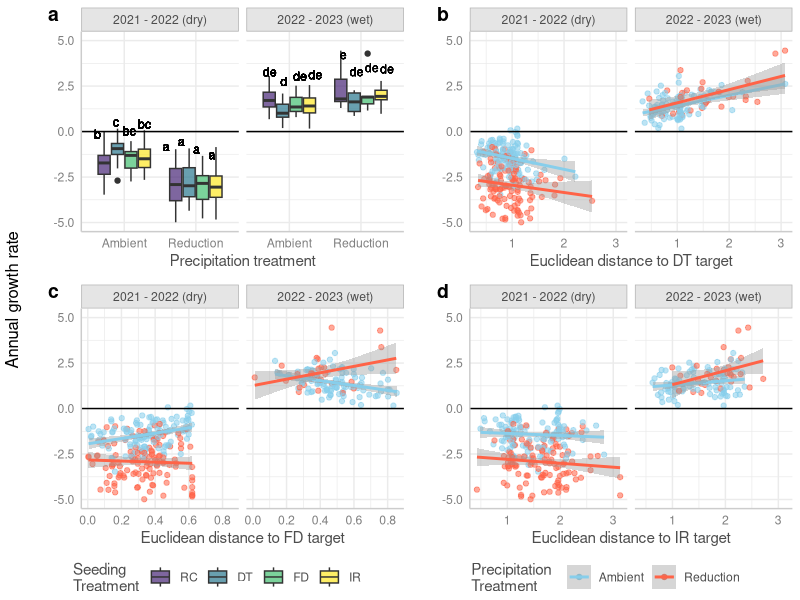

Reproduce this figure in R. (Note: this script raises an error after producing the figure.)
#### Analysis of drought treatments, WY 
#### how does drought effect native species in the different seeded communities? and
#### with our distance from targets?
#### Are DT communities more tolerant of drought than random? than FD? 
#### Are communities with more DT-target traits more tolerant of drought?

## packages
library(tidyverse)
library(lme4)
library(lmerTest)
library(ggeffects)

## read in all data and clean to create master dataframe
comp.wy <- read.csv("data/comp_wy_plot.csv") # Wyoming species comp data 
comp.wy <- comp.wy %>% filter(year != "2020") #remove pre-treatment data
#correct factor columns
comp.wy <- comp.wy %>% select(-drought)
comp.wy$year<-as.factor(comp.wy$year)
comp.wy$trt <- as.factor(comp.wy$trt)
comp.wy$block <- as.factor(comp.wy$block)
comp.wy <- comp.wy %>% mutate(trt = str_replace(trt, "^r$", "rand")) #make r match rand in cwm df

cwm.wy <- read.csv("data/cwm_wy(plot).csv")# Wyoming CWM data
cwm.wy$year <- as.factor(cwm.wy$year)
#make new sequence column
cwm.wy <- cwm.wy %>% mutate(yrorder = ifelse(year=="2021","1",
                                             ifelse(year=="2022","2",
                                                    ifelse(year=="2023","3","0"))))
cwm.wy$yrorder <- as.numeric(cwm.wy$yrorder)
#add plot ID column (but give NA to target/predicted communities)
cwm.wy <- cwm.wy %>% 
  mutate(plot = paste(block, trt, year, sep = "."))
cwm.wy <- cwm.wy %>% filter(year != "0") #remove predicted/target communities

cwm.wy <- cwm.wy %>% select(-c(rootdiam,veg)) #remove CWM rootdiam column to avoid confusion
cwmFD <- read.csv("data/cwm_raoq_wy(plot).csv") #add FD for traits that need it (rootdiam/veg)
cwmFD <- cwmFD %>% select(block,trt,year,drought,rootdiam,veg, full) #only columns we need
cwm.wy <- merge(cwm.wy,cwmFD, all.x=T)

# combine to master df (remove spp columns for now)
allwy <- merge(comp.wy[,-c(5:60)],cwm.wy, by=c("year","trt","block"))
allwy$trt <- as.factor(allwy$trt)

# also combine CWM_distances dataframe to master df 
wydist <- read.csv("data/cwm_maxdistances_wy(plot).csv")
#break apart distances ID to make wider and merge together
wydist <- separate(wydist, trt.b.y, into = c("trt", "block", "year"), sep = "\\.")
wydist <- wydist %>% mutate(trt = str_replace(trt, "^r$", "rand")) #make r match rand in cwm df

allwy <- merge(allwy,wydist, by=c("year","trt","block"), all.x=T)
allwy$trt <- as.factor(allwy$trt)
allwy$block <- as.factor(allwy$block)
allwy$year <- as.factor(allwy$year)
#allwy$subplot <- as.factor(allwy$subplot)
allwy$drought <- as.factor(allwy$drought)

### how many WY 2022+2023 data need to be dropped from CWM calculations 
subvalid <- comp.wy %>% group_by(block,trt,year) %>%
  mutate(propnative = nativecov.plot/totcov.plot*100) %>% 
  filter(propnative < 80)
table(subvalid$year)
(17+132)/(512*3)*100 # only 10% total observation to remove
allwy <- allwy %>% 
  mutate(propnative = nativecov.plot/totcov.plot*100)

## Ensure levels are correctly compared in models
allwy$trt <- relevel(allwy$trt, ref = "rand") #make random communities the reference level
allwy$drought <- relevel(allwy$drought, ref = "cntl") #make ambient precip the reference level
#for visuals
droughtcolswy <- c("cntl"="skyblue", "drt"="tomato") #create variable for color

#### remove all plots where CWM could not be validly calculated
suballwy <- allwy %>% filter(propnative >= 80)

#attach previous years cover as a column to calculate response ratio  
grate21 <- suballwy %>% filter(year=="2021")
grate21 <- grate21 %>% select(c(block,trt,nativecov.plot))
colnames(grate21) <- c("block", "trt","covprevyr")
grate21$year <- "2022"
grate22 <- suballwy %>% filter(year=="2022")
grate22 <- grate22 %>% select(c(block,trt,nativecov.plot))
colnames(grate22) <- c("block", "trt","covprevyr")
grate22$year <- "2023"
forgrate <- bind_rows(grate21,grate22)
wydat <- merge(suballwy, forgrate, all.x=T)

#find annual growth rate
wydat <- wydat %>% mutate(growrate = nativecov.plot/covprevyr)
wydat$log.gr <- log(wydat$growrate) 
wydatno21 <- wydat %>% filter(year!="2021")
#testnoD <- testno %>% filter(drought=="cntl")

#model
summary(trtmod<-lmer(log.gr~trt*drought*year+ (1|block), wydatno21))
summary(dtmod <- lmer(log.gr~distdt*drought*year+ (1|block), wydatno21))
summary(fdmod <- lmer(log.gr~distfd*drought*year+ (1|block), wydatno21))
summary(irmod <- lmer(log.gr~distir*drought*year+ (1|block), wydatno21))

#anova(lmer(log.gr~distdt*trt*distfd*drought*year+ (1|block), testno))


#### Making plots
## create label names for facets used in all plots:
labelnames.wy <- c('2022' = "2021 - 2022 (dry)",
                   '2023' = "2022 - 2023 (wet)")

## ~ seeding treatment
#create letters for plotting:
library(emmeans)
# Step 1: Get the emmeans for the interaction of trt, drought, and year
emm_trt <- emmeans(trtmod, ~ trt * drought * year)
## # Step 2: Obtain pairwise contrasts for the interaction
## contrast_trt <- contrast(emm_trt, method = "pairwise")
# Step 2: Generate the compact letter display using multcomp::cld
letters <- multcomp::cld(emm_trt, alpha = 0.05, Letters = letters, adjust = "tukey")
# Step 3: Convert the results to a data frame
letters_df <- as.data.frame(letters)
# Step 4: Create a temporary data frame with the desired y-position for plotting
dttemp2 <- wydatno21 %>%
  group_by(drought, trt, year) %>%
  summarise(yposition = quantile(log.gr,.8, na.rm = T), .groups = 'drop')
# Step 5: Merge the letter results with the y-position data
dttemp2 <- merge(letters_df, dttemp2, by = c("drought", "trt","year"))
# Merge with the original data to get the final dataset
dttemp3 <- merge(wydatno21, dttemp2, by = c("drought", "trt", "year"), all = TRUE)

#plot:
dissboxwy <- ggplot(dttemp3, aes(y=log.gr,x=drought,fill=trt))+
  geom_boxplot()+
  geom_text(aes(y=yposition,label = .group), 
            position = position_dodge(width = .85), 
            vjust = -1.75,
            hjust = .6,
            size=3)+
  scale_x_discrete(labels = c("Ambient", "Reduction"))+
  ylim(c(-5,5))+
  #scale_fill_manual(values = c("#482576B3","#2A788EB3","#43BF71B3"),
  #                  labels = c("RC","DT","FD"))+ #viridis::viridis(4, option="D",begin = .1, end = 1, alpha = 0.7)
  scale_fill_viridis_d(option = "D", begin = .1, end = 1, alpha = 0.7,
                      labels = c("RC","DT","FD","IR"))+
  facet_wrap(~year,scales="fixed", labeller = as_labeller(labelnames.wy))+
  geom_hline(yintercept =0,col="black")+
  labs(y=" ", fill="Seeding 
Treatment", x = "Precipitation treatment")+
  theme_ggeffects()


## ~ distance to DT traits
distdtwy <- ggplot(wydatno21, aes(y=log.gr,x=distdt,col=drought))+
  geom_point(aes(alpha=.8))+
  geom_smooth(method = "lm")+
  scale_color_manual(values=droughtcolswy, labels = c("Ambient", "Reduction"))+
  facet_wrap(~year, labeller = as_labeller(labelnames.wy))+
  labs(y=" ", x="Euclidean distance to DT target", col="Precipitation 
Treatment")+
  ylim(c(-5,5))+
  geom_hline(yintercept =0,col="black")+
  #stat_cor(label.y = c(c(3,3.5),c(-2.5,-2.6)))+
  #geom_hline(yintercept =0,col="black")+
  guides(alpha = "none")+
  theme_ggeffects()

## ~ distance to IR traits
distirwy <- ggplot(wydatno21, aes(y=log.gr,x=distir,col=drought))+
  geom_point(aes(alpha=.8))+
  geom_smooth(method = "lm")+
  scale_color_manual(values=droughtcolswy, labels = c("Ambient", "Reduction"))+
  facet_wrap(~year, labeller = as_labeller(labelnames.wy))+
  labs(y=" ", x="Euclidean distance to IR target", col="Precipitation 
Treatment")+
  ylim(c(-5,5))+
  geom_hline(yintercept =0,col="black")+
  #stat_cor(label.y = c(c(3,3.5),c(-2.5,-2.6)))+
  #geom_hline(yintercept =0,col="black")+
  guides(alpha = "none")+
  theme_ggeffects()

## ~ distance to FD traits
#wydatno21 <- wydatno21 %>% mutate(grass= ifelse(graminoid >= .51, "grassy","forby"))
distfdwy <- ggplot(wydatno21, aes(y=log.gr,x=distfd,col=drought))+
  geom_point(aes(alpha=.8))+
  geom_smooth(method = "lm")+
  scale_color_manual(values=droughtcolswy, labels = c("Ambient", "Reduction"))+
  facet_grid(~year, labeller = as_labeller(labelnames.wy))+
  labs(y=" ", x="Euclidean distance to FD target", col="Precipitation 
Treatment")+
  ylim(c(-5,5))+
  geom_hline(yintercept =0,col="black")+
  #stat_cor(label.y = c(c(3,3.5),c(-2.5,-2.6)))+
  #geom_hline(yintercept =0,col="black")+
  guides(alpha = "none")+
  theme_ggeffects()

#### combined figures
library(ggpubr)
wyfigtop <- ggarrange(dissboxwy,distfdwy, nrow=2,
                      common.legend = T, legend = "bottom",
                      labels = c("a","c"),label.x = .05)
wyfigbottom <-ggarrange(distdtwy,distirwy, nrow=2,
                        common.legend = T, legend = "bottom",
                        labels = c("b","d"),label.x = .05)
wyfigdrought <- ggarrange(wyfigtop,wyfigbottom, ncol=2)
wyfigdrought <- annotate_figure(wyfigdrought,
                                left="Annual growth rate")

tiff("figures/droughtfigwy.tiff", res=400, height = 5,width =8, "in",compression = "lzw")
wyfigdrought
dev.off()





################################################################

#####output of models as formatted tables for supplemental:
library(lme4)
library(broom.mixed)
library(knitr)
library(kableExtra)

model_summary <- tidy(dtmod)

# Separate fixed and random effects
fixed_effects <- model_summary %>% filter(effect == "fixed")
random_effects <- model_summary %>% filter(effect == "ran_pars")

# Adjusting Terms to be More Descriptive
fixed_effects <- fixed_effects %>%
  mutate(term = recode(term,
                       `(Intercept)` = "Intercept",
                       `trt1` = "Treatment 1",
                       `trt2` = "Treatment 2",
                       `trt3` = "Treatment 3",
                       `drought1` = "Drought Level 1",
                       `drought2` = "Drought Level 2",
                       `year1` = "Year 1",
                       `year2` = "Year 2"))

random_effects <- random_effects %>%
  mutate(term = recode(term,
                       `(Intercept)` = "Intercept"))

# Combine fixed and random effects with proper column names
fixed_effects <- fixed_effects %>%
  select(term, estimate, std.error, statistic, p.value) %>%
  mutate(effect_type = "Fixed Effect")

random_effects <- random_effects %>%
  select(term, estimate, std.error) %>%
  mutate(statistic = NA, p.value = NA, effect_type = "Random Effect")

# Rename columns to be more descriptive
colnames(fixed_effects) <- c("Term", "Estimate", "Std. Error", "Statistic", "P-value", "Effect Type")
colnames(random_effects) <- c("Term", "Estimate", "Std. Error", "Statistic", "P-value", "Effect Type")

# Combine both into one dataframe
combined_effects <- bind_rows(fixed_effects, random_effects)

# Create the table
table<-kable(combined_effects, caption = "Summary of Linear Mixed-Effects Model", digits = 3) %>%
  kable_styling(bootstrap_options = c("striped", "hover", "condensed", "responsive"),full_width = F, position = "left")

# Save the table as HTML
save_kable(table, "model_summaryirca.doc")
